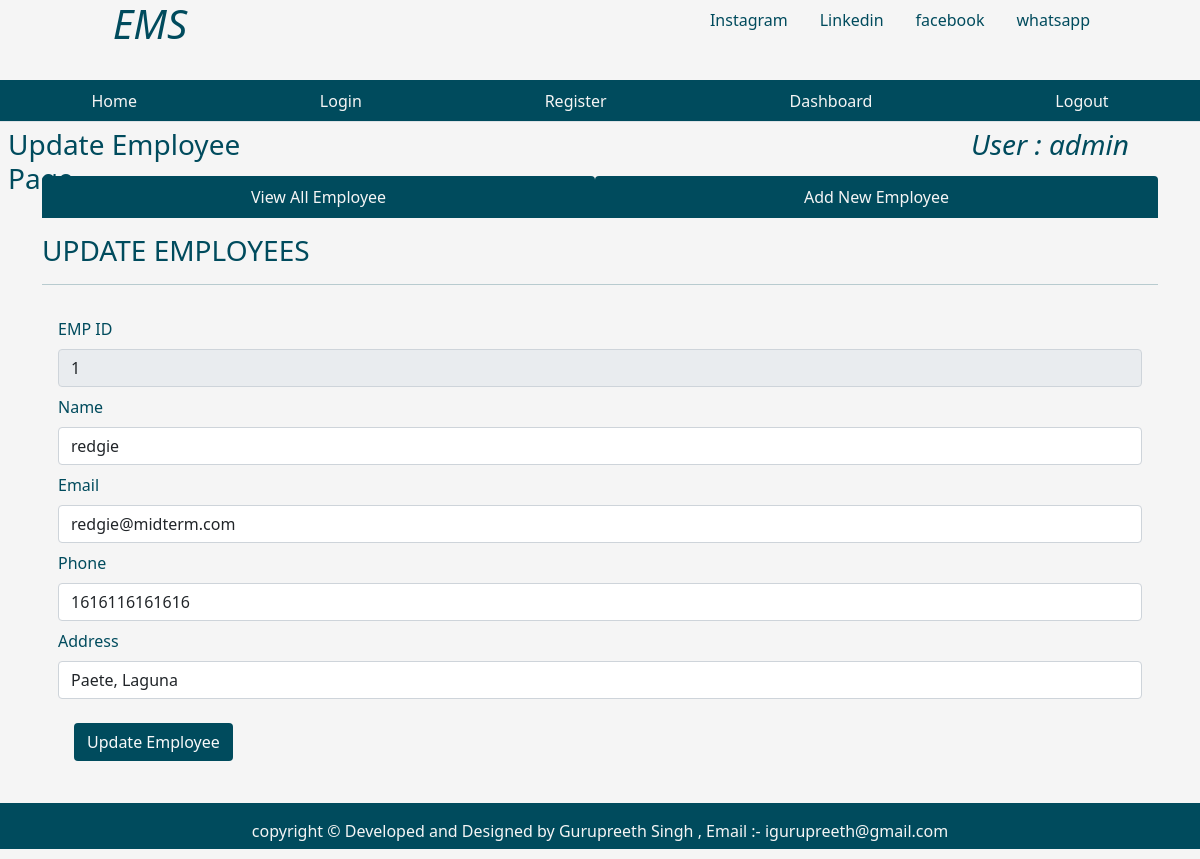
The app's page /fetchone/1 (signed in) with its own data.
### tables this page shows
CREATE TABLE users ( 
    id INTEGER PRIMARY KEY AUTOINCREMENT,
    name text NOT NULL,
    password text NOT NULL,
    admin boolean NOT NULL DEFAULT '0'
    );

CREATE TABLE emp (
    empid INTEGER PRIMARY KEY AUTOINCREMENT,
    name text NOT NULL,
    email text,
    phone INTEGER,
    address text,
    joining_date TIMESTAMP DEFAULT CURRENT_TIMESTAMP,
    total_projects INTEGER DEFAULT 1,
    total_test_case INTEGER DEFAULT 1,
    total_defects_found INTEGER DEFAULT 1,
    total_defects_pending INTEGER DEFAULT 1
);

### app.py (the view)
@app.route('/fetchone/<int:empid>')
def fetchone(empid):
    user = get_current_user()
    db = get_database()
    emp_cur = db.execute('SELECT * FROM emp WHERE empid = ?', [empid])
    single_emp = emp_cur.fetchone()
    return render_template('updateemployee.html', user = user, single_emp = single_emp)

### app.py (called while the page is built)
@app.teardown_appcontext
def close_database(error):
    if hasattr(g, 'crudapplication_db'):
        g.crudapplication_db.close()

def get_current_user():
    user = None
    if 'user' in session:
        user = session['user']
        db = get_database()
        user_cur = db.execute('SELECT * FROM users WHERE name = ?', [user])
        user = user_cur.fetchone()
    return user

### database.py (called while the page is built)
def connect_to_database():
   conn = sqlite3.connect('crudapplication.db')
   conn.row_factory = sqlite3.Row
   return conn

def get_database():
   if not hasattr(g, 'crudapplication_db'):
      g.crudapplication_db = connect_to_database()
   return g.crudapplication_db

### templates/updateemployee.html (shortened to what this page needs)
{% from "showlinks.html" import show_links, social_links %}
<!DOCTYPE html>
<html lang="en">
<head>
    <link href="https://cdn.jsdelivr.net/npm/bootstrap@5.1.3/dist/css/bootstrap.min.css" rel="stylesheet">
    <link rel="stylesheet" href="{{ url_for('static', filename='css/home.css') }}" type = "text/css">
</head>
<body>
      <div class="parent">
        <div class="child child1">
            <h1 class="text-center"><i>EMS</i></h1>
        </div>
        <div class="child child2">
            {{ social_links() }}
        </div>
        <div class="child child3">
          {{ show_links() }}
      </div>
        <div class="child child4">
            <h3 class="m-2">Update Employee Page</h3>
        </div>
        <div class="child child5" style="color:rgb(0, 75, 93);">
          {% if user %}
          <h3 class="m-2"><i>User : {{ user['name'] }} </i></h3>
          {% endif %}
        </div>
        <div class="child child6left">
        </div>
        <div class="child child6 container" style="color:rgb(0, 75, 93);">
            <ul class="nav nav-tabs nav-fill mb-3">
                <li class="nav-item">
                  <a class="nav-link" style=" background-color:rgb(0, 75, 93); color:whitesmoke;"  href="{{ url_for('dashboard') }}">View All Employee</a>
                </li>
                <li class="nav-item">
                  <a class="nav-link" style=" background-color:rgb(0, 75, 93); color:whitesmoke;" href="{{ url_for('addnewemployee') }}">Add New Employee</a>
                </li>
              </ul>
              <div class="table-responsive-lg caption-top">
                <caption><h3>UPDATE EMPLOYEES</h3></caption>
                 <hr>
                 {% if single_emp%}
                <form class="p-3" action="/updateemployee" method="POST">
                  <div class="mb-2">
                    <label for="empid" class="form-label">EMP ID</label>
                    <input type="text" class="form-control" id="empid" value="{{ single_emp['empid'] }}" name="empid" readonly>
                  </div>
                    <div class="mb-2">
                      <label for="name" class="form-label">Name</label>
                      <input type="text" class="form-control" id="name" value="{{ single_emp['name'] }}" name="name">
                    </div>
                    <div class="mb-2">
                      <label for="email" class="form-label">Email</label>
                      <input type="text" class="form-control" id="email" value="{{ single_emp['email'] }}" name="email">
                    </div>
                    <div class="mb-2">
                        <label for="phone" class="form-label">Phone</label>
                        <input type="text" class="form-control" id="phone" value="{{ single_emp['phone'] }}" name="phone">
                      </div>
                      <div class="mb-2">
                        <label for="address" class="form-label">Address</label>
                        <input type="text" class="form-control" id="adress" value="{{ single_emp['address'] }}" name="address">
                      </div>
            <button type="submit" class="btn text-light m-3" style="background-color:rgb(0, 75, 93);">Update Employee</button>
                  </form>
                  {% endif %}
              </div>
        </div>
        <div class="child child6right">
        </div>
        <div class="child child7" style="background-color:rgb(0, 75, 93); color:whitesmoke;">
          <p class="p-3 text-center">copyright &copy; Developed and Designed by Gurupreeth Singh , Email :- igurupreeth@gmail.com</p>
        </div>
      </div>
</body>
</html>

### static/css/home.css (style rules this page uses)
html, body { height: 100%; background-color:whitesmoke; color:rgb(0, 75, 93); }
.parent { height: 100%; display: grid; grid-template-columns: repeat(4, 1fr); grid-template-rows: 10% 5% 7% auto 7%; }
.child { margin-bottom: 10px; }
.child1 { grid-column: 1/2; grid-row: 1/2; }
.child2 { grid-column: 3/-1; grid-row: 1/2; }
.child3 { grid-column: 1/-1; grid-row: 2/3; }
.child4 { grid-column: 1/2; grid-row: 3/4; }
.child5 { grid-column: 4/5; grid-row: 3/4; text-align: center; }
.child6 { grid-column: 1/-1; grid-row: 4/5; }
.child7 { grid-column: 1/-1; grid-row: 5/6; }

### records on screen
users: name "admin"
emp: empid "1", name "redgie", email "redgie@midterm.com", phone "1616116161616", address "Paete, Laguna"
